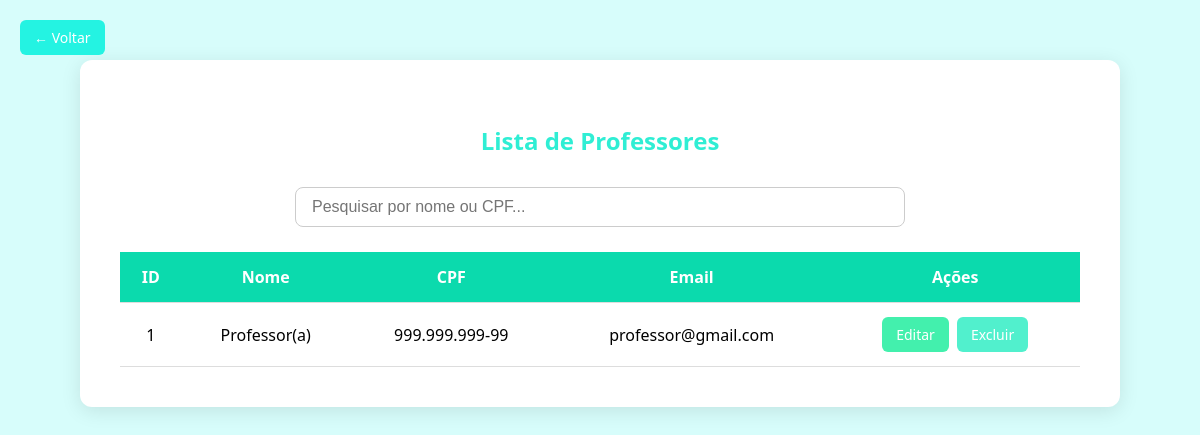
The app's page /professores/listar_professores.php with its own data.
### tables this page shows
CREATE TABLE `professores` (
  `id` int(11) NOT NULL,
  `nome` varchar(40) NOT NULL,
  `cpf` varchar(11) NOT NULL,
  `senha` varchar(255) NOT NULL,
  `email` varchar(100) NOT NULL
);

### professores/listar_professores.php (the view, shortened to what this page needs)
<?php
require '../db.php';
$sql = "SELECT * FROM professores";
$stmt = $pdo->prepare($sql);
$stmt->execute();
$professores = $stmt->fetchAll(PDO::FETCH_ASSOC);
function formatCPF($cpf) {
    if (strlen($cpf) === 11) {
        return preg_replace("/(\d{3})(\d{3})(\d{3})(\d{2})/", "$1.$2.$3-$4", $cpf);
    }
    return $cpf;
}
?>
<!DOCTYPE html>
<html lang="pt-br">
<head>
</head>
<body>
<div class="container">
    <h3>Lista de Professores</h3>
    <div class="search-box">
        <input type="text" id="searchInput" placeholder="Pesquisar por nome ou CPF...">
    </div>
    <table id="professoresTable">
        <thead>
            <tr>
                <th>ID</th>
                <th>Nome</th>
                <th>CPF</th>
                <th>Email</th>
                <th>Ações</th>
            </tr>
        </thead>
        <tbody>
            <?php if ($professores): ?>
                <?php foreach ($professores as $professor): ?>
                    <tr>
                        <td><?= $professor['id']; ?></td>
                        <td><?= htmlspecialchars($professor['nome']); ?></td>
                        <td><?= htmlspecialchars(formatCPF($professor['cpf'])); ?></td>
                        <td><?= htmlspecialchars($professor['email']); ?></td>
                        <td>
                            <div style="display: flex; justify-content: center; gap: 8px;">
                                <a class="btn btn-editar" href="?editar=<?= $professor['id']; ?>">Editar</a>
                                <a class="btn btn-excluir" href="?excluir=<?= $professor['id']; ?>" onclick="return confirm('Tem certeza que deseja excluir este professor?');">Excluir</a>
                            </div>
                        </td>
                    </tr>
                <?php endforeach; ?>
            <?php else: ?>
                <tr><td colspan="5" class="no-data">Nenhum professor encontrado.</td></tr>
            <?php endif; ?>
        </tbody>
    </table>
    <a href="../listas.php" class="btn btn-voltar">← Voltar</a>
</div>
</body>
</html>

### professores/listar_professores.php (style rules this page uses)
body { background-color:rgb(215, 253, 251); font-family: 'Segoe UI', sans-serif; margin: 0; padding: 0; }
.container { max-width: 960px; margin: 60px auto; background: #ffffff; padding: 40px; border-radius: 12px; box-shadow: 0 4px 20px rgba(0,0,0,0.1); }
h3 { text-align: center; color:rgb(47, 238, 212); font-size: 24px; margin-bottom: 30px; }
.search-box { margin-bottom: 25px; text-align: center; }
#searchInput { width: 60%; padding: 10px 16px; border: 1px solid #ccc; border-radius: 8px; font-size: 16px; }
table { width: 100%; border-collapse: collapse; margin-top: 10px; }
table th, table td { padding: 14px 12px; border-bottom: 1px solid #ddd; text-align: center; }
table th { background-color:rgb(11, 218, 173); color: #fff; }
.btn { padding: 8px 14px; border-radius: 6px; font-size: 14px; font-weight: 500; text-decoration: none; color: #fff; transition: background-color 0.2s ease; cursor: pointer; border: none; }
.btn-editar { background-color:rgb(67, 240, 173); }
.btn-excluir { background-color:rgb(81, 240, 205); }
.btn-voltar { position: absolute; top: 20px; left: 20px; background-color:rgb(36, 243, 226); }

### records on screen
professores: id "1", nome "Professor(a)", cpf "999.999.999-99", email "professor@gmail.com"
